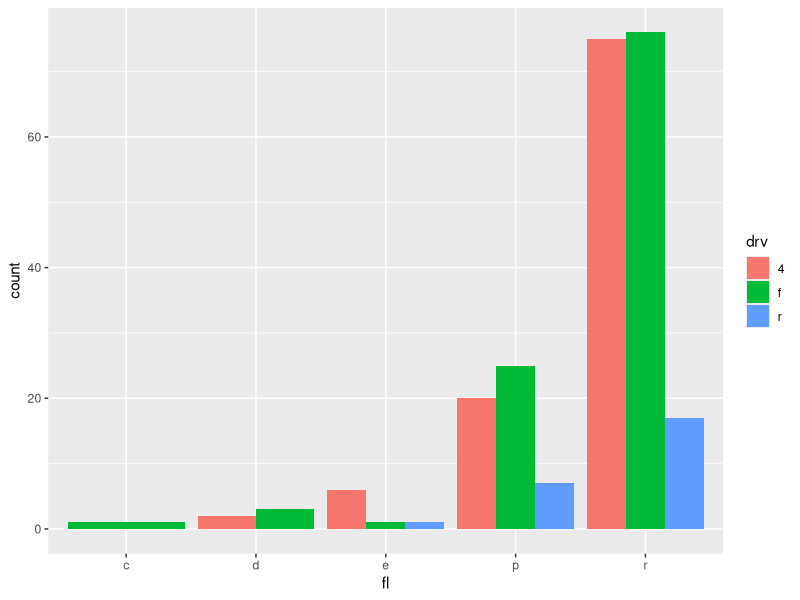
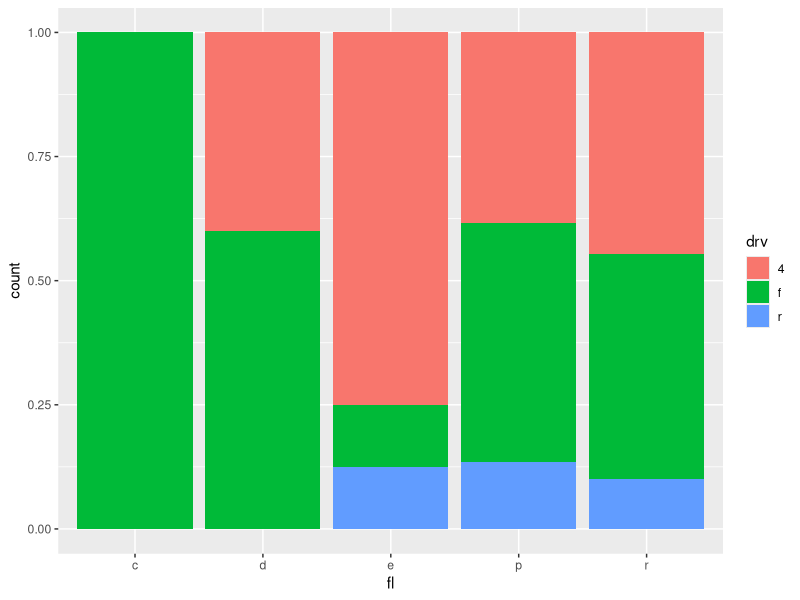
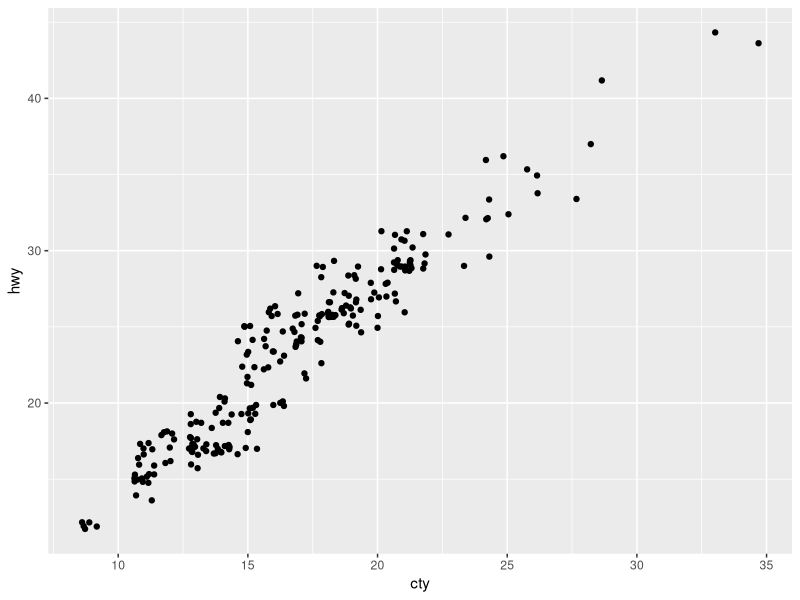
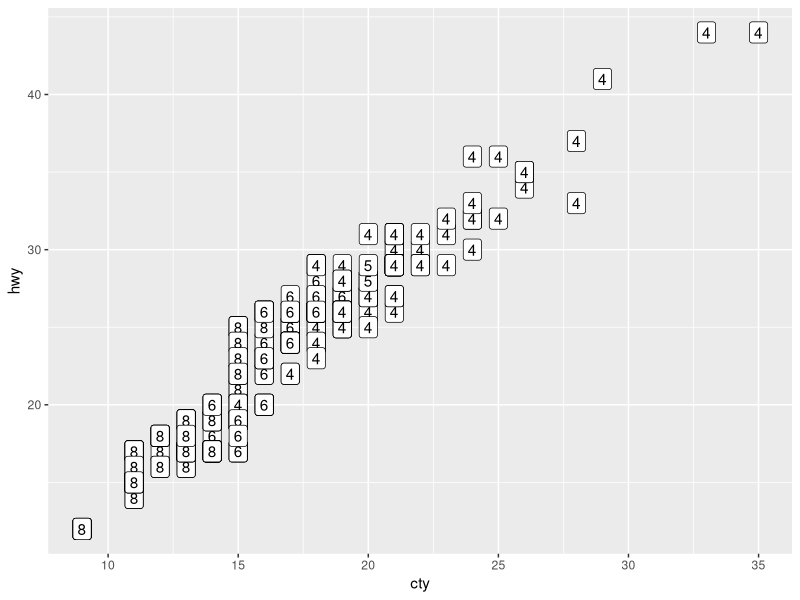
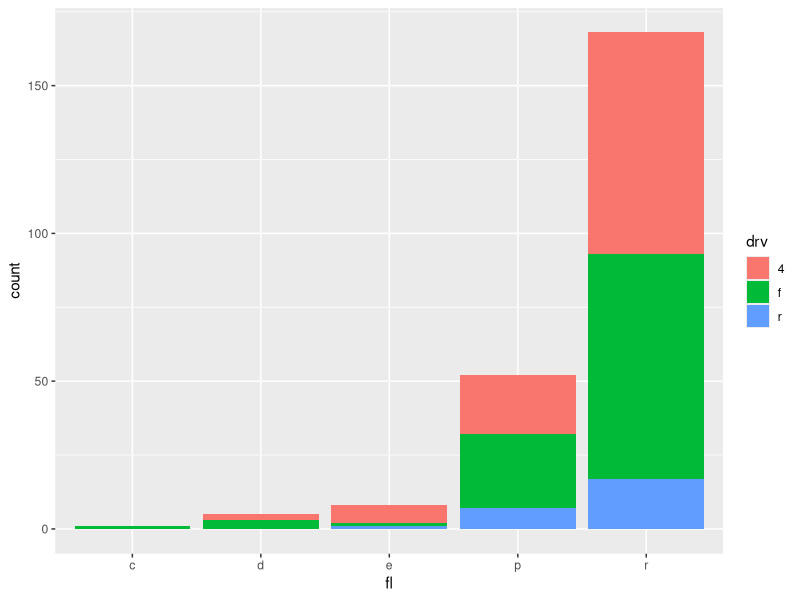
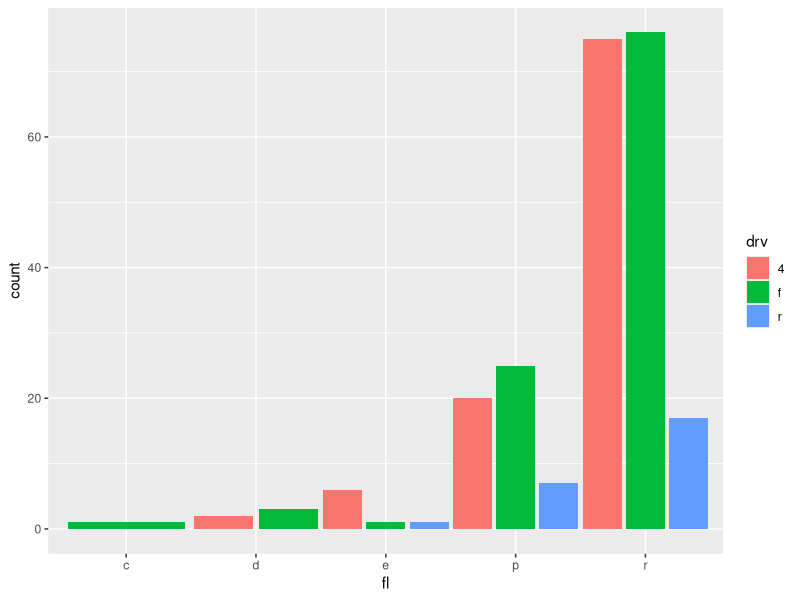

Generate these figures, in order, with R:
## ---- chunk 1
library(ggplot2)
e <- ggplot(mpg, aes(cty, hwy, label = cyl))
s <- ggplot(mpg, aes(fl, fill = drv))
## ---- chunk 2
s + geom_bar(position = "dodge")
## ---- chunk 3
s + geom_bar(position = "fill")
## ---- chunk 4
e + geom_point(position = "jitter")
## ---- chunk 5
e + geom_label(position = "nudge")
## ---- chunk 6
s + geom_bar(position = "stack")
## ---- chunk 7
s + geom_bar(position = position_dodge(width = 1))
